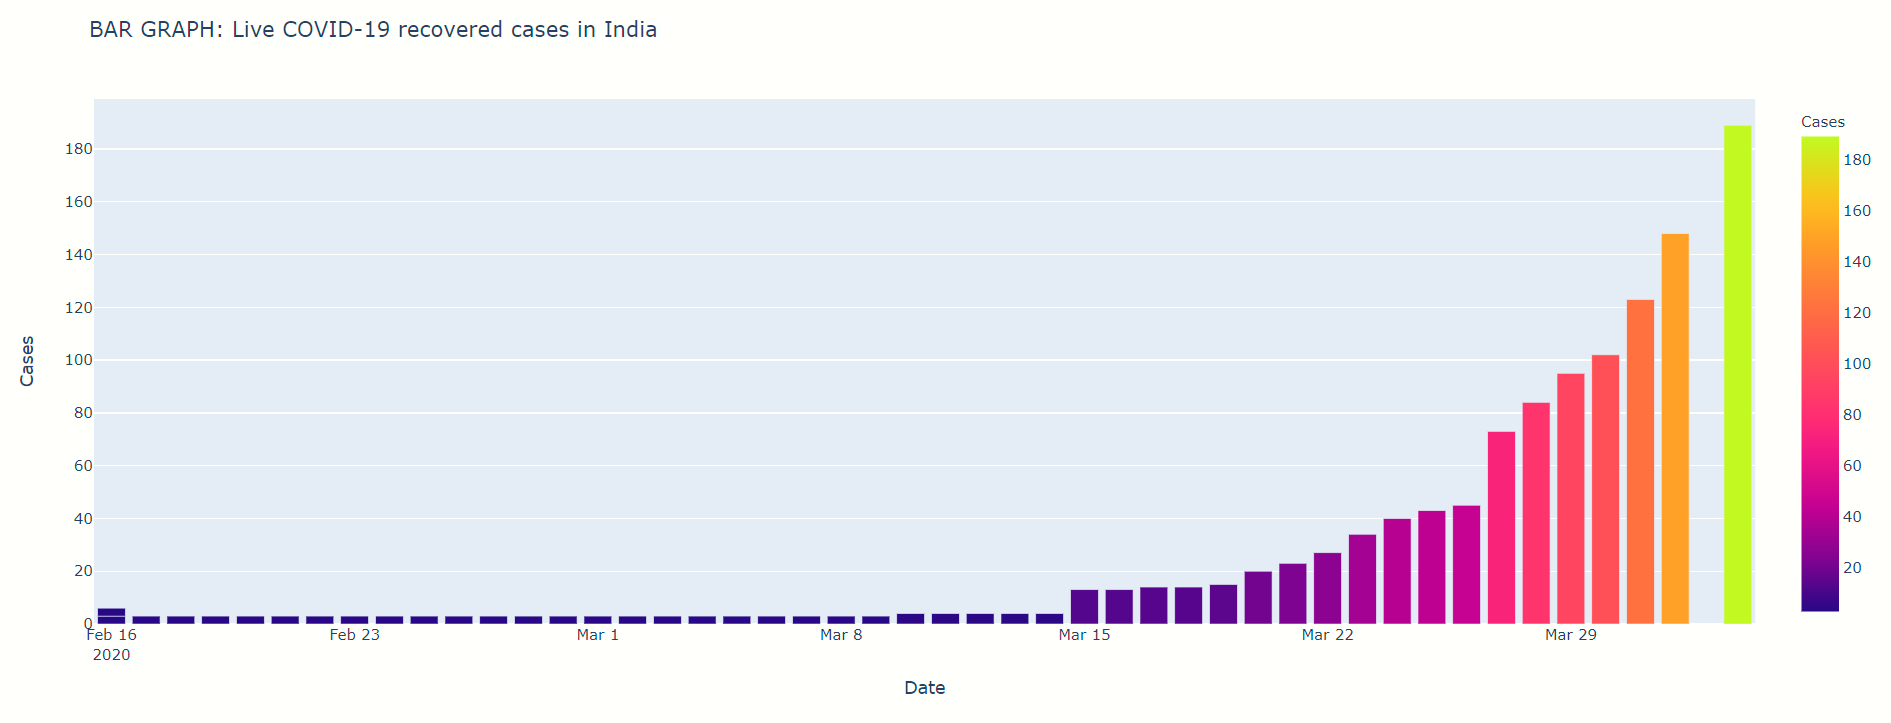

Source code (Python):
import plotly.express as px
import requests
import pandas as pd
country = input("Enter a country: ")
status = input("Enter case [confirmed, recovered, deaths]: ")

path = 'https://api.covid19api.com/dayone/country/' + country + '/status/' + status + '/live'
all_cases = requests.get(path)
df = pd.read_json(all_cases.text)
titleVar = 'BAR GRAPH: Live COVID-19 ' + status + ' cases in ' + country
fig = px.bar(df,
             x='Date',
             y='Cases',
             color='Cases',
             labels={'pop': 'population of Canada'},
             height=600,
             title=titleVar)

#______________Dash Script
import dash
import dash_core_components as dcc
import dash_html_components as html

app = dash.Dash()
app.layout = html.Div([dcc.Graph(figure=fig)])

app.run_server(debug=True, port=8066, use_reloader=False)
